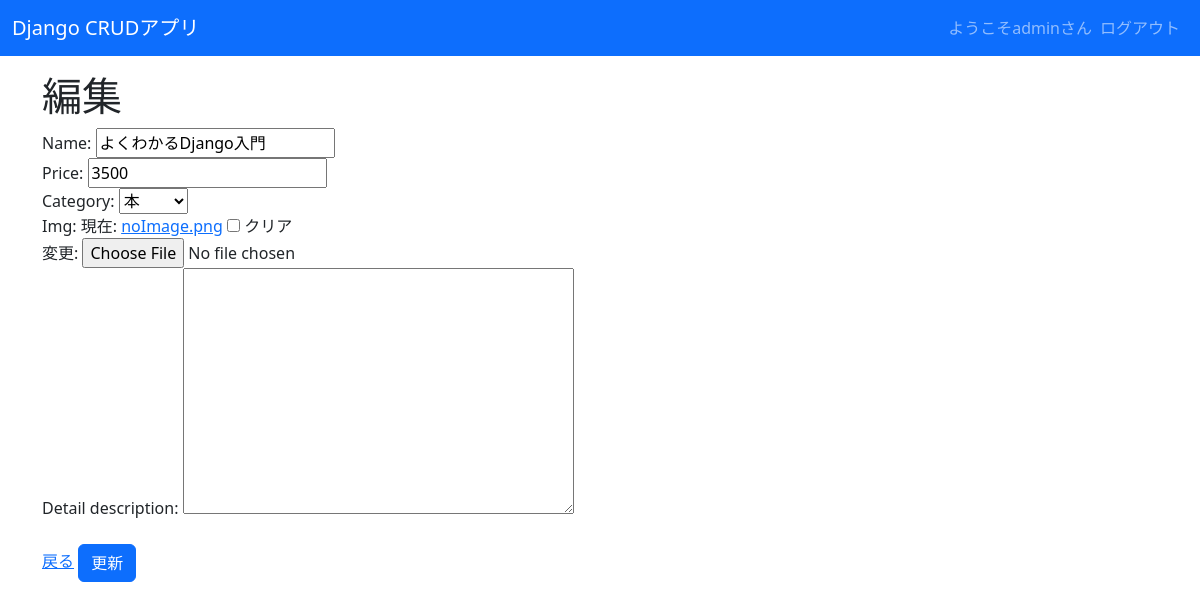
Screenshot of /crud/edit/1 (signed in) with the database file from the repository.
### crud/models.py (models this page shows, shortened)
class Product(models.Model):
    name = models.CharField(max_length=200)
    price = models.PositiveIntegerField()
    category = models.ForeignKey(Category, on_delete=models.CASCADE)
    img = models.ImageField(blank=True, default='noImage.png')
    detail_description = models.TextField(blank=True, null=True)

class Category(models.Model):
    name = models.CharField(max_length=200)
    def __str__(self):
        return self.name

### crud/views.py (the view)
# urls.py: path('crud/edit/<int:pk>', views.ProductUpdateView.as_view(), name="edit"),
class ProductUpdateView(LoginRequiredMixin,UpdateView):
    model = Product
    fields = '__all__'
    template_name_suffix = '_update_form'

### crud/templates/crud/product_update_form.html (shortened to what this page needs)
{% extends "base.html" %}
{% load bootstrap %}
{% block content %}
<h1>編集</h1>
<form method="post" entype="multipart/form-data">
    {{ form|bootstrap }}
    <br>
    <a href="{% url 'list' %}">戻る</a>
    <input type="submit" class="btn btn-primary" value="更新">
</form>
{% endblock %}

### crud/templates/base.html (shortened to what this page needs)
<!DOCTYPE html>
<html lang="ja">
    <head>
        <link href="https://cdn.jsdelivr.net/npm/bootstrap@5.3.0-alpha3/dist/css/bootstrap.min.css" rel="stylesheet">
    </head>
    <body>
        <nav class="navbar navbar-expand-lg navbar-dark bg-primary" style="margin-bottom: 1rem;">
            <div class="container-fluid">
                <a class="navbar-brand" href="{% url 'list %'}">Django CRUDアプリ</a>
                <div class="collapse navbar-collapse" id="navbarNav">
                    <ul class="navbar-nav ms-auto">
                        {% if request.user.is_authenticated %}
                        <span class="navbar-text">
                            ようこそ{{ user.get_username }}さん
                        </span>
                        <li class="nav-item">
                            <form action="{% url 'logout' %}" method="post">
                                <input class="nav-link" type="submit" value="ログアウト">
                            </form>
                        </li>
                    </ul>
                </div>
            </div>
        </nav>
        <div class="container">
        {% block content %}{% endblock %}
        </div>
    </body>
</html>

### rows the page displays
Product: name "よくわかるDjango入門", price "3500", category "本"

### other values shown
{{ user.get_username }} "admin"
